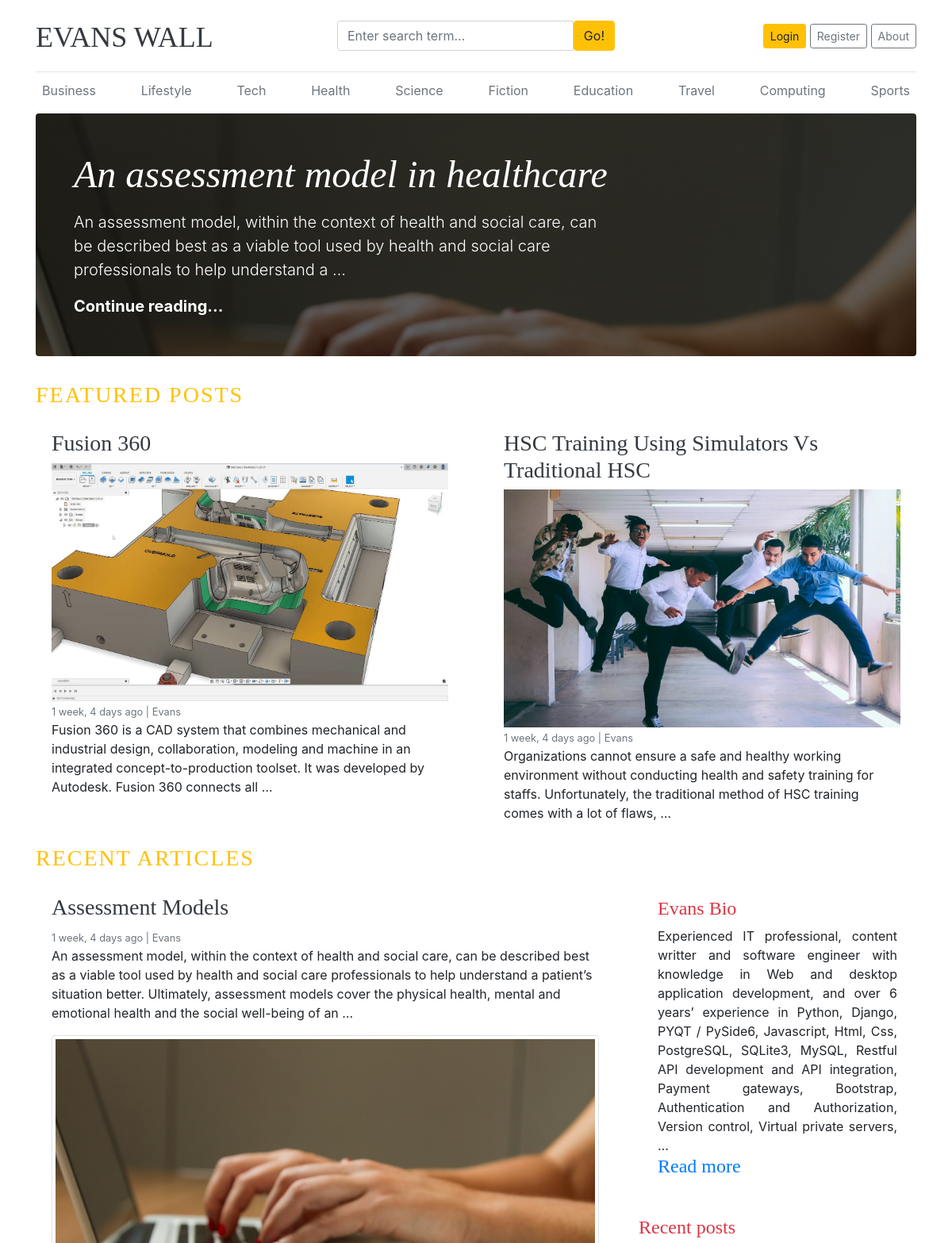
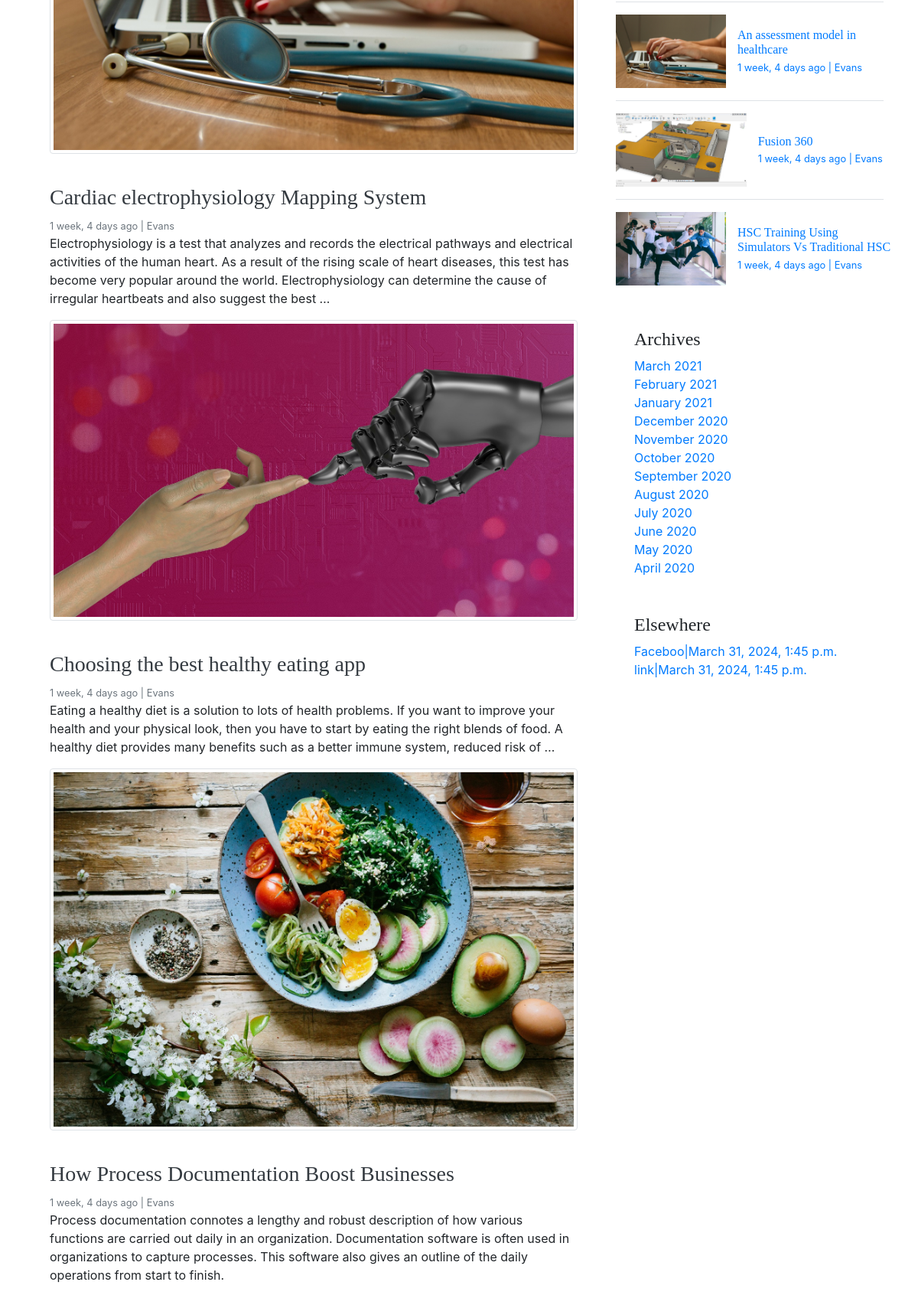
The page / (upper part) on the database its author committed (2 pictures, top to bottom).
### blogs/models.py (models this page shows, shortened)
class Category(models.Model):
    category_name = models.CharField(max_length = 50, unique=True)
    category_decription = models.CharField(max_length = 150, unique=True, null=True)
    created_at = models.DateTimeField(auto_now_add =True)
    updated_at = models.DateTimeField(auto_now_add =True)
    class Meta:
        verbose_name_plural = 'Categories'

class blog(models.Model):
    title = models.CharField(max_length = 48)
    slug = models.SlugField(max_length = 150, unique = True, blank = True)
    b_category = models.ForeignKey(Category, on_delete = models.CASCADE)
    author = models.ForeignKey(User, on_delete = models.CASCADE)
    featured_image = models.ImageField(upload_to='uploads/%Y/%m/%d', blank=True)
    short_description = models.TextField(max_length = 500)
    blog_body = RichTextField(blank=True, null=True)
    video = models.FileField(upload_to='videos/%Y/%m/%d', blank=True, null=True)
    status = models.CharField(max_length = 20, choices = STATUS_CHOICES, default='Draft')
    is_featured = models.BooleanField(default = False)
    created_at = models.DateTimeField(auto_now_add =True)
    updated_at = models.DateTimeField(auto_now_add =True)
    class Meta:
        verbose_name_plural = 'Blogs'

class About(models.Model):
    about_heading = models.CharField(max_length = 25)
    about_descrip = models.TextField(max_length = 4000)
    created_at = models.DateTimeField(auto_now_add = True)
    updated_at = models.DateTimeField(auto_now = True)
    class Meta:
        verbose_name_plural = 'About'

class SocialLink(models.Model):
    platform = models.CharField(max_length =25)
    links = models.URLField(max_length = 100)
    created_at = models.DateTimeField(auto_now_add= True)
    updated_at = models.DateTimeField(auto_now=True)

### Evans_Walls/views.py (the view)
# urls.py: 2. Add a URL to urlpatterns:  path('', views.home, name='home')
def home(request):
    featured_post = blog.objects.filter(is_featured = True, status = 'Published').order_by('updated_at')
    post = blog.objects.filter(is_featured=False, status = 'Published')
    theabout = About.objects.all()
    context = {
        'featured_post': featured_post,
        'post': post,
        'theabout': theabout,
    }
    return render(request, 'home.html', context)

### blogs/context_processors.py (called while the page is built)
def get_categories(request):
    categories = Category.objects.all().order_by('-updated_at')
    return dict(categories=categories)

def get_social_links(request):
    social_links = SocialLink.objects.all()
    return dict(social_links=social_links)

def get_about(request):
    theabout = About.objects.all()
    return dict(theabout=theabout)

### templates/home.html (shortened to what this page needs)
{% extends 'base.html' %}
{% load static %}
{% block content %}
{% for post in featured_post %}
    {% if forloop.first %}
        {% if post.featured_image %}
            <div class="jumbotron p-3 p-md-5 text-white rounded bg-dark" style="background-image: url({{ post.featured_image.url }});background-blend-mode: overlay;background-size:cover;">
        {% else%}
            <div class="jumbotron p-3 p-md-5 text-white rounded bg-dark" style="background-image: url({% static 'images/cricket.jpg' %});background-blend-mode: overlay;background-size:cover;">
        {% endif %}
              <div class="col-md-8 px-0">
                  <h1 class="display-4 font-italic"><a href="{% url 'single_blog' post.id %}" class="text-white">{{post.title}}</a></h1>
                  <p class="lead my-3">{{post.short_description | truncatewords:30 }}</p>
                  <p class="lead mb-0"><a href="{% url 'single_blog' post.id %}" class="text-white font-weight-bold">Continue reading...</a></p>
              </div>
            </div>
  {% endif %}
  {% endfor %}
  <h3 class="text-uppercase text-warning" style="letter-spacing: 2px;">Featured Posts</h3>
  <div class="row mb-2">
    {% for post in featured_post %}
      {% if not forloop.first %}
    <div class="col-md-6">
      <div class="card border-0" >
          <div class="card-body">
          <h3><a href="{% url 'single_blog' post.id %}" class="text-dark">{{post.title}}</a></h3>
          {% if post.featured_image %}
            <img src="{{ post.featured_image.url }}" class="img-fluid" style="width: 600px; height: 300px;" alt="...">
          {% else%}
          <img src="{% static 'images/cricket.jpg' %}" class="img-fluid" style="width: 600px; height: 300px;" alt="...">
          {% endif %}
          <small class="mb-1 text-muted">{{post.created_at | timesince }} ago | {{post.author}}</small>
          <p class="card-text">{{post.short_description | truncatewords:30 }}</p>
        </div>
      </div>
    </div>
    {% endif %}
    {% endfor %}
  </div>
  <h3 class="text-uppercase text-warning" style="letter-spacing: 2px;">Recent Articles</h3>
  <main role="main" class="container p-0">
    <div class="row">
      <div class="col-md-8 blog-main">
        {% for thepost in post %}
    <div class="card border-0">
        <div class="card-body">
            <h3><a href="{% url 'single_blog' thepost.id %}" class="text-dark">{{ thepost.title }}</a></h3>
            <small class="mb-1 text-muted">{{ thepost.created_at | timesince }} ago | {{ thepost.author }}</small>
            <p class="card-text">{{ thepost.short_description | truncatewords:50 }}</p>
            {% if thepost.video %}
                <video controls class="img-thumbnail">
                    <source src="{{ thepost.video.url }}" type="video/mp4">
                    Your browser does not support the video tag.
                </video>
            {% elif thepost.featured_image %}
                <img src="{{ thepost.featured_image.url }}" class="img-thumbnail" alt="...">
            {% else %}
                <img src="{% static 'images/cricket.jpg' %}" class="img-thumbnail" alt="...">
            {% endif %}
        </div>
    </div>
{% endfor %}
    </div>
    {% include 'includes/sidebar.html' %}
    </div>
{% endblock %}

### templates/base.html (shortened to what this page needs)
{% load static %}
<!DOCTYPE html>
<html lang="en">
<head>
    <link href="https://getbootstrap.com/docs/4.0/dist/css/bootstrap.min.css" rel="stylesheet">
    <link href="{% static 'css/blog.css' %}" rel="stylesheet">
    <link href="{% static 'css/footer.css' %}" rel="stylesheet">
    <link rel="stylesheet" href="https://cdnjs.cloudflare.com/ajax/libs/font-awesome/4.7.0/css/font-awesome.min.css">
  </head>
<body>
    <div class="container">
      <header class="blog-header py-3">
        <div class="row flex-nowrap justify-content-between align-items-center">
          <div class="col-4 pt-1">
            <a class="blog-header-logo text-dark" href="/">EVANS WALL</a>
          </div>
          <div class="col-4">
            <form action="{% url 'search' %}" method="GET">
              <div class="input-group">
                <input class="form-control" type="text" name="keyword" value="{{thesearchterm}}" placeholder="Enter search term..." aria-label="Enter search term..." aria-describedby="button-search" />
                <button type="submit" class="btn btn-warning" id="button-search">Go!</button>
              </div>
          </form>
          </div>
          <div class="col-4 d-flex justify-content-end align-items-center">
            {% if not user.is_authenticated %}
            <a class="btn btn-sm btn-warning" href="{% url 'login' %}">Login</a> &nbsp;
            <a class="btn btn-sm btn-outline-secondary" href="{% url 'register' %}">Register</a>&nbsp;
            <a class="btn btn-sm btn-outline-secondary" href="{% url 'about' %}">About</a>
            {% endif %}
          </div>
        </div>
      </header>
      <div class="nav-scroller py-1 mb-2">
        <nav class="nav d-flex justify-content-between">
          {% if categories %}
                {% for category in categories %}
                    <a class="p-2 text-muted" href="{% url 'post_by_category' category.id %}">{{ category.category_name }}</a>
                {% endfor %}
                {% else %}
                    <a class="p-2 text-muted" href="#">No Categories</a>
          {% endif %}
        </nav>
      </div>
            {% block content %}
            {% endblock %}
  </body>
</html>

### templates/includes/sidebar.html
<div class="col-md-4">
  <div class="position-sticky" style="top: 2rem;">
    {% if 'category/about/' not in request.path %}
    <div class="p-4 mb-3 bg-body-tertiary rounded">
      {% for i in theabout %}
      <h4 class="fst-italic text-danger"><a href="{% url 'about' %}" class="text-danger"> {{i.about_heading }}</a></h4>
           <p class="mb-0 text-justify">{{ i.about_descrip | truncatewords:50 }}</p>
           <h4 class="fst-italic text-primary"><a href="{% url 'about' %}" class="text-primary"> Read more</a></h4>
      {% endfor %}
    </div>
    {% endif %}
    <div>
      <h4 class="fst-italic text-danger">Recent posts</h4>
      {% for post in featured_post %}
      <ul class="list-unstyled">
        <li>
          <a class="d-flex flex-column flex-lg-row gap-3 align-items-start align-items-lg-center py-3 link-body-emphasis text-decoration-none border-top" href="{% url 'single_blog' post.id %}">
            <img src="{{ post.featured_image.url }}" alt="Featured Image" class="bd-placeholder-img" width="100%" height="96">
            <div class="col-lg-8">
              <h6 class="mb-0">{{post.title}}</h6>
              <small class="text-body-secondary">{{post.created_at | timesince }} ago | {{post.author}}</small>
            </div>
          </a>
        </li>
          {% endfor %}
      </ul>
    </div>
    <div class="p-4">
      <h4 class="fst-italic">Archives</h4>
      <ol class="list-unstyled mb-0">
        <li><a href="#">March 2021</a></li>
        <li><a href="#">February 2021</a></li>
        <li><a href="#">January 2021</a></li>
        <li><a href="#">December 2020</a></li>
        <li><a href="#">November 2020</a></li>
        <li><a href="#">October 2020</a></li>
        <li><a href="#">September 2020</a></li>
        <li><a href="#">August 2020</a></li>
        <li><a href="#">July 2020</a></li>
        <li><a href="#">June 2020</a></li>
        <li><a href="#">May 2020</a></li>
        <li><a href="#">April 2020</a></li>
      </ol>
    </div>
    {% if social_links %}
    <div class="p-4">
      <h4 class="fst-italic">Elsewhere</h4>
      <ol class="list-unstyled">
        {% for i in social_links %}
        <li><a href="{{i.link}}" target="_blank">{{i.platform}}|{{i.created_at}}</a></li>
        {% endfor %}
      </ol>
    </div>
    {% endif %}
  </div>
</div>
</div>
</main>

### static/css/blog.css (style rules this page uses)
.blog-header { border-bottom: 1px solid #e5e5e5; }
.blog-header-logo { font-family: "Playfair Display", Georgia, "Times New Roman", serif; font-size: 2.25rem; }
h1, h2, h3, h4, h5, h6 { font-family: "Playfair Display", Georgia, "Times New Roman", serif; }
.display-4 { font-size: 2.5rem; }
@media (min-width: 768px) { .display-4 { font-size: 3rem; } }

### static/css/footer.css (style rules this page uses)
.bd-placeholder-img { font-size: 1.125rem; text-anchor: middle; -webkit-user-select: none; -moz-user-select: none; user-select: none; }
.nav-scroller { position: relative; z-index: 2; height: 2.75rem; overflow-y: hidden; }
.nav-scroller .nav { display: flex; flex-wrap: nowrap; padding-bottom: 1rem; margin-top: -1px; overflow-x: auto; text-align: center; white-space: nowrap; -webkit-overflow-scrolling: touch; }

### rows shown on the page
Category: category_name "Business"
Category: category_name "Lifestyle"
Category: category_name "Tech"
Category: category_name "Health"
Category: category_name "Science"
Category: category_name "Fiction"
Category: category_name "Education"
Category: category_name "Travel"
Category: category_name "Computing"
Category: category_name "Sports"
blog: featured_image (picture), title "An assessment model in healthcare", short_description "An assessment model, within the context of health and social care, can be described best as a viable tool used by health and social care professionals to help understand a …", created_at "1 week, 4 days", author "Evans"
blog: title "Fusion 360", featured_image (picture), created_at "1 week, 4 days", author "Evans", short_description "Fusion 360 is a CAD system that combines mechanical and industrial design, collaboration, modeling and machine in an integrated concept-to-production toolset. It was developed by Autodesk. Fusion 360 connects all …"
blog: title "HSC Training Using Simulators Vs Traditional HSC", featured_image (picture), created_at "1 week, 4 days", author "Evans", short_description "Organizations cannot ensure a safe and healthy working environment without conducting health and safety training for staffs. Unfortunately, the traditional method of HSC training comes with a lot of flaws, …"
blog: title "Assessment Models", created_at "1 week, 4 days", author "Evans", short_description "An assessment model, within the context of health and social care, can be described best as a viable tool used by health and social care professionals to help understand a patient’s situation better. Ultimately, assessment models cover the physical health, mental and emotional health and the social well-being of an …", featured_image (picture)
blog: title "Cardiac electrophysiology Mapping System", created_at "1 week, 4 days", author "Evans", short_description "Electrophysiology is a test that analyzes and records the electrical pathways and electrical activities of the human heart. As a result of the rising scale of heart diseases, this test has become very popular around the world. Electrophysiology can determine the cause of irregular heartbeats and also suggest the best …", featured_image (picture)
blog: title "Choosing the best healthy eating app", created_at "1 week, 4 days", author "Evans", short_description "Eating a healthy diet is a solution to lots of health problems. If you want to improve your health and your physical look, then you have to start by eating the right blends of food. A healthy diet provides many benefits such as a better immune system, reduced risk of …", featured_image (picture)
blog: title "How Process Documentation Boost Businesses", created_at "1 week, 4 days", author "Evans", short_description "Process documentation connotes a lengthy and robust description of how various functions are carried out daily in an organization. Documentation software is often used in organizations to capture processes. This software also gives an outline of the daily operations from start to finish."
About: about_heading "Evans Bio", about_descrip "Experienced IT professional, content writter and software engineer with knowledge in Web and desktop application development, and over 6 years’ experience in Python, Django, PYQT / PySide6, Javascript, Html, Css, PostgreSQL, SQLite3, MySQL, Restful API development and API integration, Payment gateways, Bootstrap, Authentication and Authorization, Version control, Virtual private servers, …"
SocialLink: platform "Faceboo", created_at "March 31, 2024, 1:45 p.m."
SocialLink: platform "link", created_at "March 31, 2024, 1:45 p.m."
